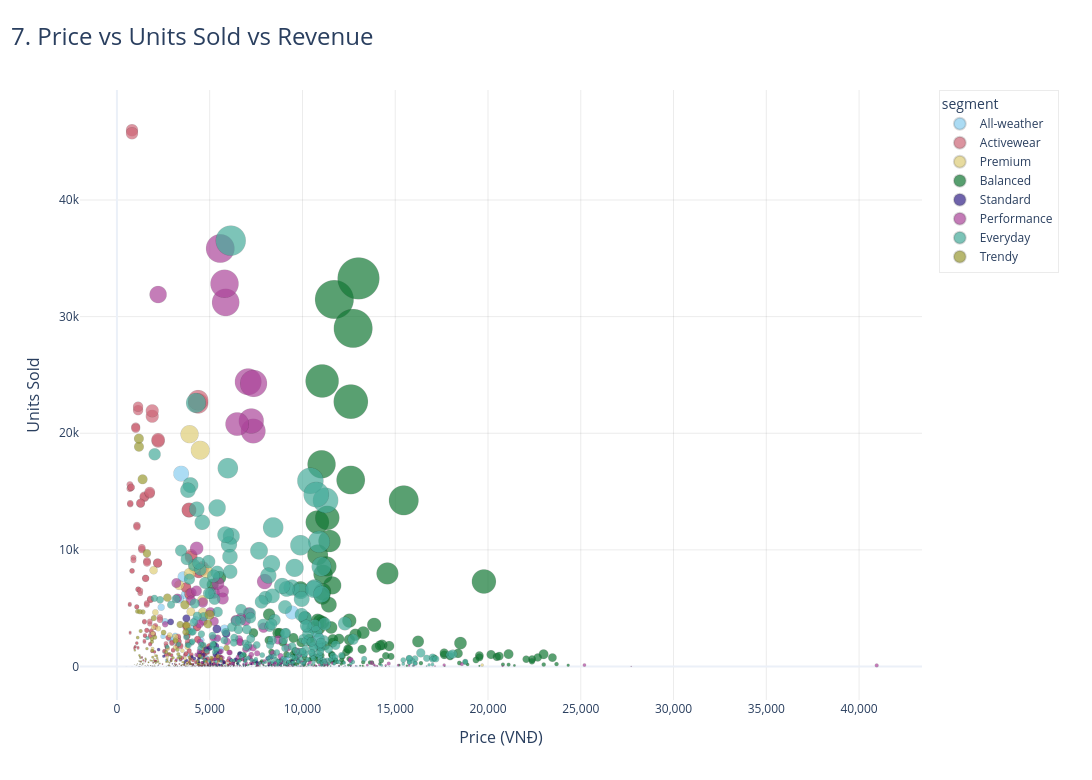

The notebook cell this image was saved under:
### Markdown cell above
## 7) Scatter plot: price vs units sold vs revenue

### Code cell
fig = px.scatter(
    product_perf,
    x="price",
    y="units_sold",
    size="Revenue",
    color="segment",
    hover_name="product_name",
    hover_data={
        "Revenue": ":,.0f",
        "price": ":,.0f",
        "units_sold": ":,.0f"
    },
    size_max=42
)

style_figure(fig, "7. Price vs Units Sold vs Revenue", height=780)
fig.update_traces(
    hovertemplate="<b>%{hovertext}</b><br>Price: %{x:,.0f} VNĐ<br>Units Sold: %{y:,.0f}<br>Revenue: %{marker.size:,.0f} VNĐ<extra></extra>",
    marker=dict(line=dict(width=0.5, color="rgba(0,0,0,0.2)"))
)
fig.update_xaxes(title_text="Price (VNĐ)", tickformat=",.0f")
fig.update_yaxes(title_text="Units Sold")
fig.show()
